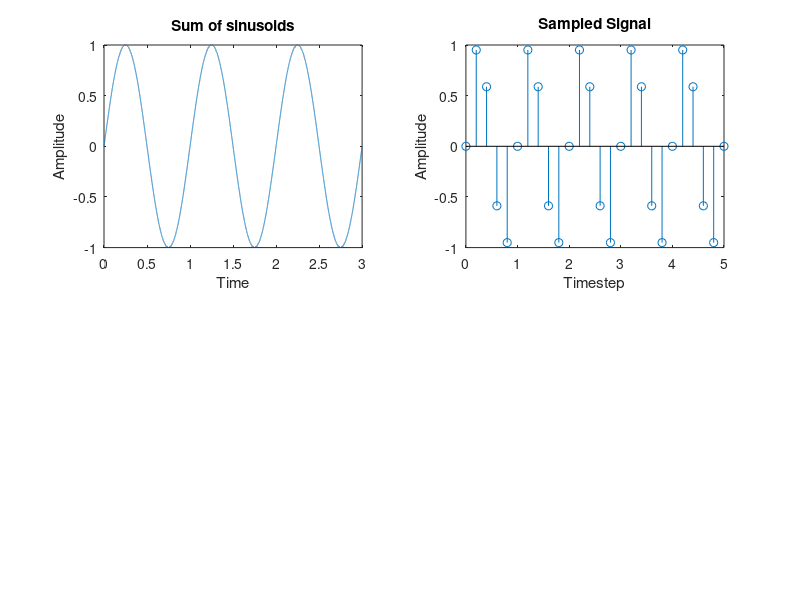

The MATLAB script that drew this image:
% ISL MATLAB QUESTION

% Message signal maximum frequency, fm = 1000 Hz
% Nquist Frequency,fs >= 2fm implies fs>= 2000 Hz

clc
close 

fs = input('Enter the sampling frequency');

t = 0:1e-4:3/1; % for continuous plot
ts = 0:1/fs:5; % for sampling

%continous - time plot of the signal
y = sin(2*pi*1*t);
subplot(2,2,1);
plot(t,y);
title('Sum of sinusoids');
xlabel('Time');
ylabel('Amplitude');

%sampled version of the signal
y1 =sin(2*pi*1*ts);
subplot(2,2,2);
stem(ts,y1);
title('Sampled Signal');
xlabel('Timestep');
ylabel('Amplitude');


% %frequency spectrum of the signal
% X = fftshift(fft(y));
% df = fs/size(ts,1);
% f = fs/2*linspace(-1,1,fs);
% subplot(2,2,3);
% stem(f,abs(X));
% title('Frequency Spectrum');
% xlabel('Frequency');
% ylabel('Magnitude');

%signal reconstruction
%using inbuilt function rectplus which implements zeroth-order
%interpolation
% n = 0:1/fs:1-1/fs;
% N = length(n);
% ta = 0:0.001:1;
% Na = length(ta);
% z = y*rectpuls(fs*(ones(N,1)*ta-n'*ones(1,Na)));

% z = zeros(1,length(t));
% samples = length(ts);
% for i = 1:1:length(t)
%     for n = 1:1:samples
%         z(i) = z(i) + y(n)*sinc((t(i)-n*ts)/ts); 
%     end
% end

%zeorth order interpolation
% n=0:0.01:1;%time index
% N=length(n);%number of sampled points
% ta=0:0.001:1;%reconstruction time
% y1=[]; % can we preallocated for speed
% for i=1:N-1
%     y1=[y1 ones(1,10)*y(i)];
% end
% y1=[y1 y(end)];%it was one element too short
% subplot(2,2,4);
% plot(ta,y1);
% title('Reconstructed Signal');
% xlabel('Time');
% ylabel('Amplitude');









